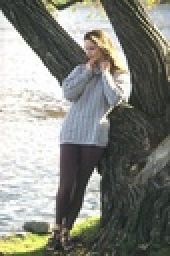
%> input picture pic1.jpg, 85 x 128 px, shrunk from 321 x 481 before the run (shown 2 times larger)
$ octave AssignmentCV1.m   (GNU Octave 9; MATLAB toolbox functions it lacks are replaced by stand-ins)
%> lines starting %> are read from the running program, lines starting %| are printed output that depends on the picture
### imSegment.m
function [new_im, labels, means] = imSegment(im, r, feature_type)
%IMSEGMENT image segmentation

B=rgb2lab(im);

if feature_type == 3
    new=B;
elseif feature_type ==5
    X=zeros(size((B),1),size((B),2)); %for row indices
    Y=zeros(size((B),1),size((B),2)); %for column indices
    for index = 1:size(X,1)
        X(index,:)=index; %fill in
    end
    for index = 1:size(Y,2)  %fill in
        Y(:,index)=index;
    end
    new(:,:,1:3)=B; %create new matrix with row,column info
    new(:,:,4)=X;
    new(:,:,5)=Y;
else
    disp('wrong feature');
    return
end
data_1 = reshape(new(:),[],size(new,3)); %vectorization
data_1=data_1';
data_1=im2double(data_1); %make double for pdist
[labels,means]=meanshift_opt(data_1,r); %segmentation
 means1=zeros(3,size(means,2));
means1(:)=means(1:3,:);
means1=means1';
 e = reshape(means1(:),size(B,1),size(B,2),3);
 e=e(:,:,1:3);
 new_im=lab2rgb(e); %recreate new image

disp(size(unique(labels)));


end

### meanshift_opt.m
function [labels, peaks] = meanshift_opt(pic,r)
%calls findpeak for each point and then assigns a label to each point according to its peak
label_count=1; %points the label
labels=zeros(1,size(pic,2)); %vector of each datapoint's label
peaks_for_elements=-1000*ones(size(pic,1),size(pic,2));%vector of each datapoint's calculated peak
iterations=0;
    for index=1:size(pic,2)
        if labels(1,index)==0
            iterations=iterations+1;
            [current_peak,data_path]=findpeak_opt(pic,index,r);
            %current_peak=findpeak(data,index,r);
            % First Speed-up Basin of attraction
            distances_data_peak=pdist2(pic', current_peak', 'euclidean'); %this is for basin
            in_basin=distances_data_peak<=r; %find datapoints inside basin
            distances_peaks_to_current_peak = pdist2(peaks_for_elements', current_peak', 'euclidean'); %this is for peak associastion
            same_peaks=distances_peaks_to_current_peak<= r/2; %boolean vector 0:not same peaks 1:same peaks
            other=size(same_peaks(same_peaks~=0),1); %or there any other same peaks
            if other==0 %if there are no same peaks
                peaks_for_elements(:,data_path)=repmat(current_peak,1,size(peaks_for_elements(:,data_path),2));
                peaks_for_elements(:,index)=current_peak; %assign to the current point cause it might not be in the basin

                %increament label index
                label_count=label_count+1;
                peaks_for_elements(:,data_path)=repmat(current_peak,1,size(peaks_for_elements(:,data_path),2));
                peaks_for_elements(:,in_basin)=repmat(current_peak,1,size( peaks_for_elements(:,in_basin),2)); %assign which peak corresponds to the current element
                labels(1,in_basin)=label_count;
                labels(1,index)=label_count;  %assign to the current point cause it might not be in the basin

           else  %if there is already one peak <=r/2 close to the current peak
                last_index = find(same_peaks,1);
                last_index= last_index(1);
                current_peak=peaks_for_elements(:,last_index);
                labels(1,in_basin)=labels(:,last_index);
                labels(1,data_path)=labels(:,last_index);
                labels(1,index)=labels(:,last_index); %assign to the current point cause it might not be in the basin
                peaks_for_elements(:,index)=current_peak; %assign to the current point cause it might not be in the basin
                peaks_for_elements(:,data_path)=repmat(current_peak,1,size( peaks_for_elements(:,data_path),2));
                peaks_for_elements(:,in_basin)=repmat(current_peak,1,size( peaks_for_elements(:,in_basin),2)); %assign which peak corresponds to the current element

            end


        end

    end

peaks=peaks_for_elements;
disp( iterations);
end

### findpeak_opt.m
function [peak,cpts] =  findpeak_opt(data, idx, r) % peak searching process
%data:n-dimensional dataset consisting of p points
%idx:column index of the data point for which we wish to compute its associated density peak
%r:the search  window radius

    shift=1000; % we initialize a shift threshold
    cpts=zeros(size(data,2),1);
    current_point=data(:,idx);
    iterations=0;
    while shift>0.3 % when the shift threshold becomes <=0.01 the algorithm stops
%cpts : 1 for each point r/4 in path
        iterations=iterations+1;
        distances = pdist2(data', current_point', 'euclidean'); %all the distances between current point and data
        in_path = distances<= r/4;
        cpts=cpts+in_path;
        in_sphere = distances<= r; % the indices of the data points that are inside the sphere
        B=data(:,(in_sphere)); %the data points that are inside the sphere
        current_peak=mean(B,2); %the peak of the current sphere
        shift=pdist2(current_point',current_peak','euclidean'); % how far off are we from the next peak
        current_point=current_peak; %set current point as peak
    end
    cpts=cpts>0;
    peak=current_peak; %this is the peak that will be returned
end

### AssignmentCV1.m

tic;
A=imread('pic1.jpg');
%> A is the input picture: size 128x85x3 uint8; mean R, G, B 133.9, 135.3, 128.4
[new_im, labels, means] = imSegment(A, 7, 3);
%> in imSegment, `B=rgb2lab(im);`: B: size 128x85x3 double; mean of channels 1, 2, 3 54.4, -1.7, 3.6
%> the loop in meanshift_opt, `for index=1:size(pic,2)` made 10880 passes
%> (other, last_index) on passes 5, 15, 48, 55: (3526, 1), (2632, 6), (2647, 6), (2679, 6)
%> other on passes 1, 6, 56: 0, 0, 0
%> after the loop in meanshift_opt, `for index=1:size(pic,2)`: current_peak = [23.32; -2.2; 2.38]; data_path = 10880 logical values, 560 true; in_basin = 10880 logical values, 3522 true; iterations = 661; label_count = 40; last_index = 1; other = 5403; same_peaks = 10880 logical values, 5403 true
%| 661
%> in imSegment, `e = reshape(means1(:),size(B,1),size(B,2),3);`:
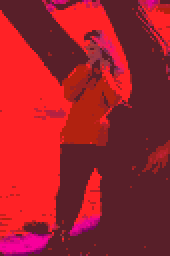
%> e: size 128x85x3 double (shown 2 times larger); mean R, G, B 54.4, -1.8, 3; drawn with min black and max white
%> in imSegment, `new_im=lab2rgb(e);`:
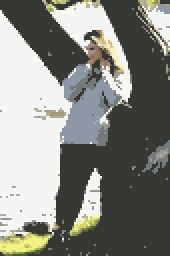
%> new_im: size 128x85x3 double (shown 2 times larger); mean R, G, B 0.526, 0.533, 0.509
%|     1   39

imshow(new_im);
toc;
